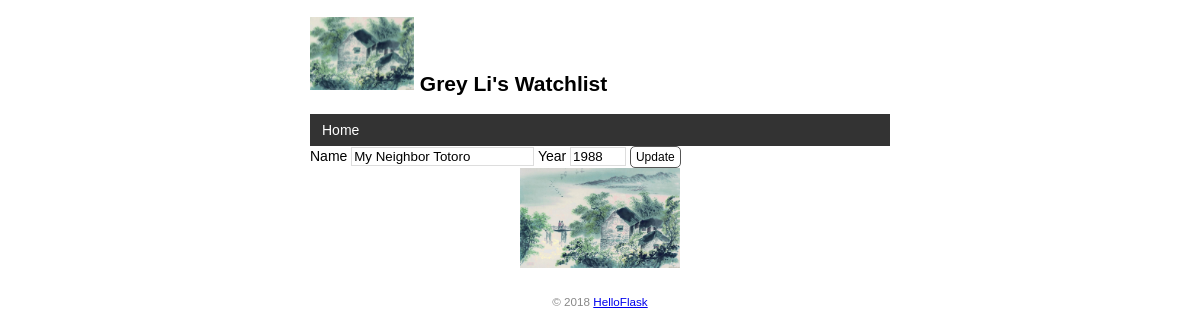
/movie/edit/1, run on an earlier commit of the app's database.
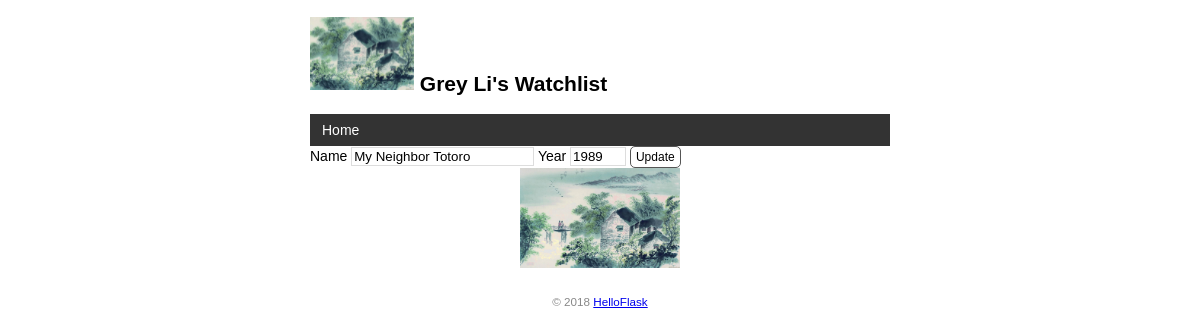
And on a later commit of the database.
### app.py (models this page shows)
class Movie(db.Model):  # 表名将会是 movie
    id = db.Column(db.Integer, primary_key=True)  # 主键
    title = db.Column(db.String(60))  # 电影标题
    year = db.Column(db.String(4))  # 电影年份

### app.py (the view, shortened to what this page needs)
@app.route('/movie/edit/<int:movie_id>',methods=['GET','POST'])
def edit(movie_id):
    movie=Movie.query.get_or_404(movie_id)
    return render_template('edit.html',movie=movie)

### app.py (called while the page is built)
@app.context_processor
def inject_user():
    user=User.query.first()
    return dict(user=user)

### templates/edit.html
{% extends 'base.html' %}
{% block content %}
    <form method="post">
    Name <input type="text" name="title" autocomplete="off" required value = '{{ movie.title }}'>
    Year <input type="text" name="year" autocomplete="off" required value = '{{ movie.year }}'>
    <input class="btn" type="submit" name="submit" value="Update">
</form>
        <img alt="orgin"class="orgin" src="{{ url_for('static',filename='images/orgin.jpeg') }}">
{% endblock %}

What changed in the data, as far as the page shows it:
changed Movie "My Neighbor Totoro": year "1988" → "1989"
